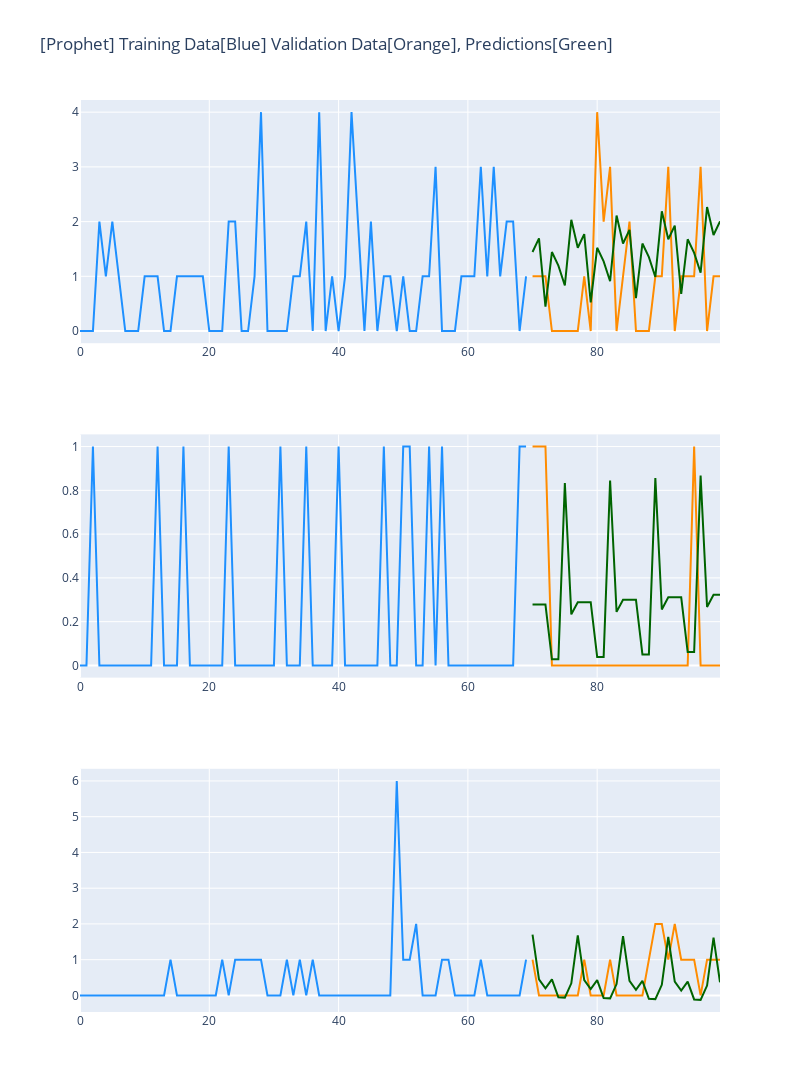

The notebook cell this image was saved under:
### Code cell
fig = make_subplots(rows=3, cols=1)

fig.add_trace(
    go.Scatter(x=np.arange(70), mode='lines', y=train_data.loc[0].values, marker=dict(color="dodgerblue"), showlegend=False,
               name="Training Data"),
    row=1, col=1
)

fig.add_trace(
    go.Scatter(x=np.arange(70, 100), y=validation_data.loc[0].values, mode='lines', marker=dict(color="darkorange"), showlegend=False,
               name="Validation Data"),
    row=1, col=1
)

fig.add_trace(
    go.Scatter(x=np.arange(70, 100), y=predictions[0], mode='lines', marker=dict(color="darkgreen"), showlegend=False,
               name="Prediction Data"),
    row=1, col=1
)


fig.add_trace(
    go.Scatter(x=np.arange(70), mode='lines', y=train_data.loc[1].values, marker=dict(color="dodgerblue"), showlegend=False,
               name="Training Data"),
    row=2, col=1
)

fig.add_trace(
    go.Scatter(x=np.arange(70, 100), y=validation_data.loc[1].values, mode='lines', marker=dict(color="darkorange"), showlegend=False,
               name="Validation Data"),
    row=2, col=1
)


fig.add_trace(
    go.Scatter(x=np.arange(70, 100), y=predictions[1], mode='lines', marker=dict(color="darkgreen"), showlegend=False,
               name="Prediction Data"),
    row=2, col=1
)

fig.add_trace(
    go.Scatter(x=np.arange(70), mode='lines', y=train_data.loc[2].values, marker=dict(color="dodgerblue"), showlegend=False,
               name="Training Data"),
    row=3, col=1
)

fig.add_trace(
    go.Scatter(x=np.arange(70, 100), y=validation_data.loc[2].values, mode='lines', marker=dict(color="darkorange"), showlegend=False,
               name="Validation Data"),
    row=3, col=1
)

fig.add_trace(
    go.Scatter(x=np.arange(70, 100), y=predictions[2], mode='lines', marker=dict(color="darkgreen"), showlegend=False,
               name="Prediction Data"),
    row=3, col=1
)
fig.update_layout(height=1200, width=800, title_text="[Prophet] Training Data[Blue] Validation Data[Orange], Predictions[Green]")
fig.show()

### Figure 1 — Plotly figure (JSON) as saved in the notebook; plotly's stock layout.template omitted (floating-point values rounded to 4 significant figures)
{"data": [{"marker": {"color": "dodgerblue"}, "mode": "lines", "name": "Training Data", "showlegend": false, "type": "scatter", "x": [0, 1, 2, 3, 4, 5, 6, 7, 8, 9, 10, 11, 12, 13, 14, 15, 16, 17, 18, 19, 20, 21, 22, 23, 24, 25, 26, 27, 28, 29, 30, 31, 32, 33, 34, 35, 36, 37, 38, 39, 40, 41, 42, 43, 44, 45, 46, 47, 48, 49, 50, 51, 52, 53, 54, 55, 56, 57, 58, 59, 60, 61, 62, 63, 64, 65, 66, 67, 68, 69], "xaxis": "x", "y": [0, 0, 0, 2, 1, 2, 1, 0, 0, 0, 1, 1, 1, 0, 0, 1, 1, 1, 1, 1, 0, 0, 0, 2, 2, 0, 0, 1, 4, 0, 0, 0, 0, 1, 1, 2, 0, 4, 0, 1, 0, 1, 4, 2, 0, 2, 0, 1, 1, 0, 1, 0, 0, 1, 1, 3, 0, 0, 0, 1, 1, 1, 3, 1, 3, 1, 2, 2, 0, 1], "yaxis": "y"}, {"marker": {"color": "darkorange"}, "mode": "lines", "name": "Validation Data", "showlegend": false, "type": "scatter", "x": [70, 71, 72, 73, 74, 75, 76, 77, 78, 79, 80, 81, 82, 83, 84, 85, 86, 87, 88, 89, 90, 91, 92, 93, 94, 95, 96, 97, 98, 99], "xaxis": "x", "y": [1, 1, 1, 0, 0, 0, 0, 0, 1, 0, 4, 2, 3, 0, 1, 2, 0, 0, 0, 1, 1, 3, 0, 1, 1, 1, 3, 0, 1, 1], "yaxis": "y"}, {"marker": {"color": "darkgreen"}, "mode": "lines", "name": "Prediction Data", "showlegend": false, "type": "scatter", "x": [70, 71, 72, 73, 74, 75, 76, 77, 78, 79, 80, 81, 82, 83, 84, 85, 86, 87, 88, 89, 90, 91, 92, 93, 94, 95, 96, 97, 98, 99], "xaxis": "x", "y": [1.444, 1.694, 0.4443, 1.444, 1.194, 0.8332, 2.033, 1.522, 1.772, 0.5221, 1.522, 1.272, 0.9109, 2.111, 1.6, 1.85, 0.5998, 1.6, 1.35, 0.9886, 2.189, 1.677, 1.927, 0.6775, 1.677, 1.427, 1.066, 2.266, 1.755, 2.005], "yaxis": "y"}, {"marker": {"color": "dodgerblue"}, "mode": "lines", "name": "Training Data", "showlegend": false, "type": "scatter", "x": [0, 1, 2, 3, 4, 5, 6, 7, 8, 9, 10, 11, 12, 13, 14, 15, 16, 17, 18, 19, 20, 21, 22, 23, 24, 25, 26, 27, 28, 29, 30, 31, 32, 33, 34, 35, 36, 37, 38, 39, 40, 41, 42, 43, 44, 45, 46, 47, 48, 49, 50, 51, 52, 53, 54, 55, 56, 57, 58, 59, 60, 61, 62, 63, 64, 65, 66, 67, 68, 69], "xaxis": "x2", "y": [0, 0, 1, 0, 0, 0, 0, 0, 0, 0, 0, 0, 1, 0, 0, 0, 1, 0, 0, 0, 0, 0, 0, 1, 0, 0, 0, 0, 0, 0, 0, 1, 0, 0, 0, 1, 0, 0, 0, 0, 1, 0, 0, 0, 0, 0, 0, 1, 0, 0, 1, 1, 0, 0, 1, 0, 1, 0, 0, 0, 0, 0, 0, 0, 0, 0, 0, 0, 1, 1], "yaxis": "y2"}, {"marker": {"color": "darkorange"}, "mode": "lines", "name": "Validation Data", "showlegend": false, "type": "scatter", "x": [70, 71, 72, 73, 74, 75, 76, 77, 78, 79, 80, 81, 82, 83, 84, 85, 86, 87, 88, 89, 90, 91, 92, 93, 94, 95, 96, 97, 98, 99], "xaxis": "x2", "y": [1, 1, 1, 0, 0, 0, 0, 0, 0, 0, 0, 0, 0, 0, 0, 0, 0, 0, 0, 0, 0, 0, 0, 0, 0, 1, 0, 0, 0, 0], "yaxis": "y2"}, {"marker": {"color": "darkgreen"}, "mode": "lines", "name": "Prediction Data", "showlegend": false, "type": "scatter", "x": [70, 71, 72, 73, 74, 75, 76, 77, 78, 79, 80, 81, 82, 83, 84, 85, 86, 87, 88, 89, 90, 91, 92, 93, 94, 95, 96, 97, 98, 99], "xaxis": "x2", "y": [0.2779, 0.2779, 0.2779, 0.02782, 0.02782, 0.8337, 0.2335, 0.289, 0.289, 0.289, 0.03895, 0.03895, 0.8448, 0.2446, 0.3002, 0.3002, 0.3002, 0.05007, 0.05008, 0.8559, 0.2557, 0.3113, 0.3113, 0.3113, 0.0612, 0.0612, 0.867, 0.2669, 0.3224, 0.3224], "yaxis": "y2"}, {"marker": {"color": "dodgerblue"}, "mode": "lines", "name": "Training Data", "showlegend": false, "type": "scatter", "x": [0, 1, 2, 3, 4, 5, 6, 7, 8, 9, 10, 11, 12, 13, 14, 15, 16, 17, 18, 19, 20, 21, 22, 23, 24, 25, 26, 27, 28, 29, 30, 31, 32, 33, 34, 35, 36, 37, 38, 39, 40, 41, 42, 43, 44, 45, 46, 47, 48, 49, 50, 51, 52, 53, 54, 55, 56, 57, 58, 59, 60, 61, 62, 63, 64, 65, 66, 67, 68, 69], "xaxis": "x3", "y": [0, 0, 0, 0, 0, 0, 0, 0, 0, 0, 0, 0, 0, 0, 1, 0, 0, 0, 0, 0, 0, 0, 1, 0, 1, 1, 1, 1, 1, 0, 0, 0, 1, 0, 1, 0, 1, 0, 0, 0, 0, 0, 0, 0, 0, 0, 0, 0, 0, 6, 1, 1, 2, 0, 0, 0, 1, 1, 0, 0, 0, 0, 1, 0, 0, 0, 0, 0, 0, 1], "yaxis": "y3"}, {"marker": {"color": "darkorange"}, "mode": "lines", "name": "Validation Data", "showlegend": false, "type": "scatter", "x": [70, 71, 72, 73, 74, 75, 76, 77, 78, 79, 80, 81, 82, 83, 84, 85, 86, 87, 88, 89, 90, 91, 92, 93, 94, 95, 96, 97, 98, 99], "xaxis": "x3", "y": [1, 0, 0, 0, 0, 0, 0, 0, 1, 0, 0, 0, 1, 0, 0, 0, 0, 0, 1, 2, 2, 1, 2, 1, 1, 1, 0, 1, 1, 1], "yaxis": "y3"}, {"marker": {"color": "darkgreen"}, "mode": "lines", "name": "Prediction Data", "showlegend": false, "type": "scatter", "x": [70, 71, 72, 73, 74, 75, 76, 77, 78, 79, 80, 81, 82, 83, 84, 85, 86, 87, 88, 89, 90, 91, 92, 93, 94, 95, 96, 97, 98, 99], "xaxis": "x3", "y": [1.698, 0.4486, 0.1989, 0.449, -0.0506, -0.0613, 0.3387, 1.677, 0.4278, 0.1781, 0.4282, -0.07137, -0.08206, 0.3179, 1.656, 0.4071, 0.1574, 0.4074, -0.09213, -0.1028, 0.2972, 1.636, 0.3863, 0.1366, 0.3867, -0.1129, -0.1236, 0.2764, 1.615, 0.3656], "yaxis": "y3"}], "layout": {"height": 1200, "title": {"text": "[Prophet] Training Data[Blue] Validation Data[Orange], Predictions[Green]"}, "width": 800, "xaxis": {"anchor": "y", "domain": [0.0, 1.0]}, "xaxis2": {"anchor": "y2", "domain": [0.0, 1.0]}, "xaxis3": {"anchor": "y3", "domain": [0.0, 1.0]}, "yaxis": {"anchor": "x", "domain": [0.7333, 1.0]}, "yaxis2": {"anchor": "x2", "domain": [0.3667, 0.6333]}, "yaxis3": {"anchor": "x3", "domain": [0.0, 0.2667]}}}
